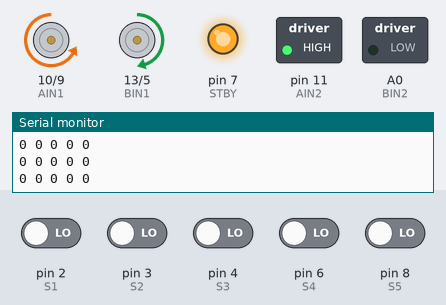
This sketch was run on a simulated Arduino Uno, built with avr-gcc and run on an emulated ATmega328P. Parts: direction and speed pins drawn as motors (green arrow = direction pin HIGH = forward, orange = LOW = backward, longer = more drive, stopped while the standby pin is LOW), switched loads named in the sketch (green lamp = pin HIGH), output pins drawn as LEDs (lit = HIGH), the last lines printed to the serial monitor. The test bench sets the inputs (shaded band); at power-on: pin 2 (S1), pin 3 (S2), pin 4 (S3), pin 6 (S4), pin 8 (S5) LOW.

Above: at 1.2 s.
1.3 s: pin 2 (S1) driven HIGH
At 2.0 s:
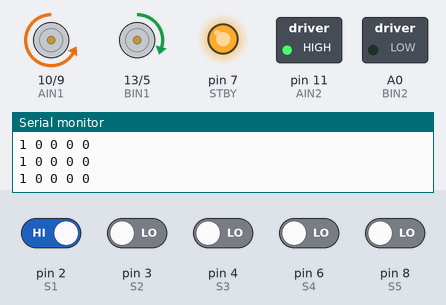
2.8 s: pin 4 (S3) driven HIGH
At 3.9 s:
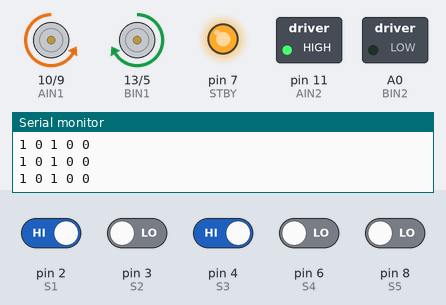
4.3 s: pin 4 (S3) driven LOW
At 5.0 s:
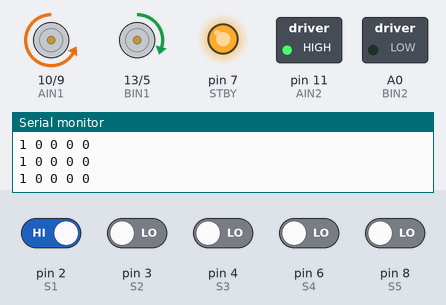
7.3 s: pin 2 (S1) driven LOW
At 7.46 s:
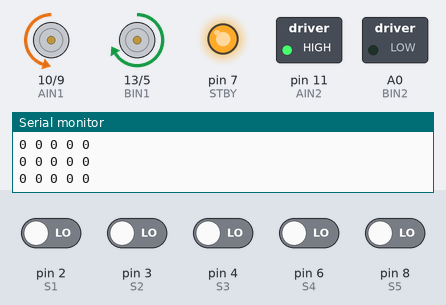
10.3 s: pin 8 (S5) driven HIGH
At 11.7 s:
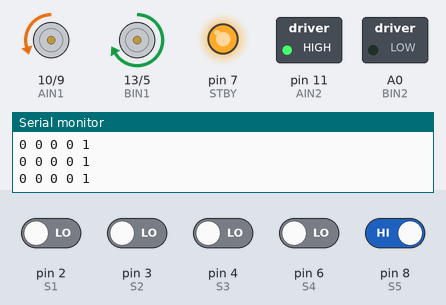
Timing chart, 0 to 12.8 s (numbered marks = the images above; inputs shaded):
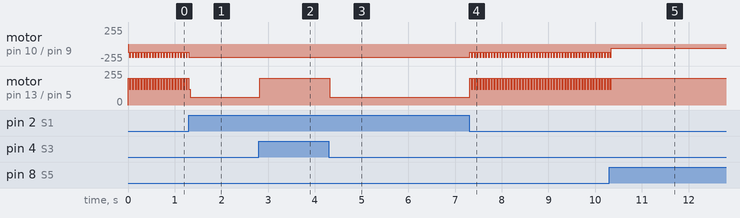

Measured:
- after the input at 1.3 s, motor on pin 10 (AIN1) / pin 9 (PWMA): goes on until 1.3 s, then stays backward 200/255
- after the input at 2.8 s, motor on pin 13 (BIN1) / pin 5 (PWMB): forward 60/255 → forward 200/255 at once
- after the input at 4.3 s, motor on pin 13 (BIN1) / pin 5 (PWMB): forward 200/255 → forward 60/255 at once
- after the input at 7.3 s, motor on pin 10 (AIN1) / pin 9 (PWMA): alternates backward 200/255 for 0.03 s and backward 120/255 for 0.03 s, starting at once; motor on pin 13 (BIN1) / pin 5 (PWMB): alternates forward 200/255 for 0.03 s and forward 120/255 for 0.03 s, starting at once
- after the input at 10.3 s, motor on pin 13 (BIN1) / pin 5 (PWMB): goes on until 10.3 s, then stays forward 200/255
- by itself, motor on pin 10 (AIN1) / pin 9 (PWMA): alternates backward 200/255 for 0.03 s and backward 120/255 for 0.03 s

The sketch:

Line_Follower.ino
```cpp
// MOTOR PINS
#define PWMA 9
#define AIN1 10
#define AIN2 11

#define PWMB 5
#define BIN1 13
#define BIN2 A0

#define STBY 7

// SENSOR PINS
#define S1 2
#define S2 3
#define S3 4
#define S4 6
#define S5 8

int baseSpeed = 200;
int turn = 120;
int sharp = 60;

void setup() {

  pinMode(PWMA, OUTPUT);
  pinMode(AIN1, OUTPUT);
  pinMode(AIN2, OUTPUT);

  pinMode(PWMB, OUTPUT);
  pinMode(BIN1, OUTPUT);
  pinMode(BIN2, OUTPUT);

  pinMode(STBY, OUTPUT);

  pinMode(S1, INPUT);
  pinMode(S2, INPUT);
  pinMode(S3, INPUT);
  pinMode(S4, INPUT);
  pinMode(S5, INPUT);

  digitalWrite(STBY, HIGH);

  // WORKING MOTOR DIRECTION
  digitalWrite(AIN1, LOW);
  digitalWrite(AIN2, HIGH);
  digitalWrite(BIN1, HIGH);
  digitalWrite(BIN2, LOW);

  Serial.begin(9600);
}

void loop() {

  int t1 = digitalRead(S1);
  int t2 = digitalRead(S2);
  int t3 = digitalRead(S3);
  int t4 = digitalRead(S4);
  int t5 = digitalRead(S5);

  // DEBUG
  Serial.print(t1); Serial.print(" ");
  Serial.print(t2); Serial.print(" ");
  Serial.print(t3); Serial.print(" ");
  Serial.print(t4); Serial.print(" ");
  Serial.println(t5);

  // ===== DECISION LOGIC =====

  // CENTER
  if (t3 && !t2 && !t4) {
    forward();
  }

  // SLIGHT LEFT
  else if (t2 && !t1) {
    slightLeft();
  }

  // SHARP LEFT
  else if (t1) {
    sharpLeft();
  }

  // SLIGHT RIGHT
  else if (t4 && !t5) {
    slightRight();
  }

  // SHARP RIGHT
  else if (t5) {
    sharpRight();
  }

  // ALL BLACK → STOP
  else if (t1 && t2 && t3 && t4 && t5) {
    stopBot();
  }

  // LINE LOST
  else {
    search();
  }
}

// ===== MOVEMENTS =====

void forward() {
  analogWrite(PWMA, baseSpeed);
  analogWrite(PWMB, baseSpeed);
}

void slightLeft() {
  analogWrite(PWMA, baseSpeed);
  analogWrite(PWMB, turn);
}

void slightRight() {
  analogWrite(PWMA, turn);
  analogWrite(PWMB, baseSpeed);
}

void sharpLeft() {
  analogWrite(PWMA, baseSpeed);
  analogWrite(PWMB, sharp);
}

void sharpRight() {
  analogWrite(PWMA, sharp);
  analogWrite(PWMB, baseSpeed);
}

void stopBot() {
  analogWrite(PWMA, 0);
  analogWrite(PWMB, 0);
}

// ===== SEARCH =====

void search() {

  for(int i=0;i<3;i++){
    slightRight();
    delay(10);

    if (digitalRead(S3) || digitalRead(S2) || digitalRead(S4)) return;
  }

  for(int i=0;i<3;i++){
    slightLeft();
    delay(10);

    if (digitalRead(S3) || digitalRead(S2) || digitalRead(S4)) return;
  }
}
```
